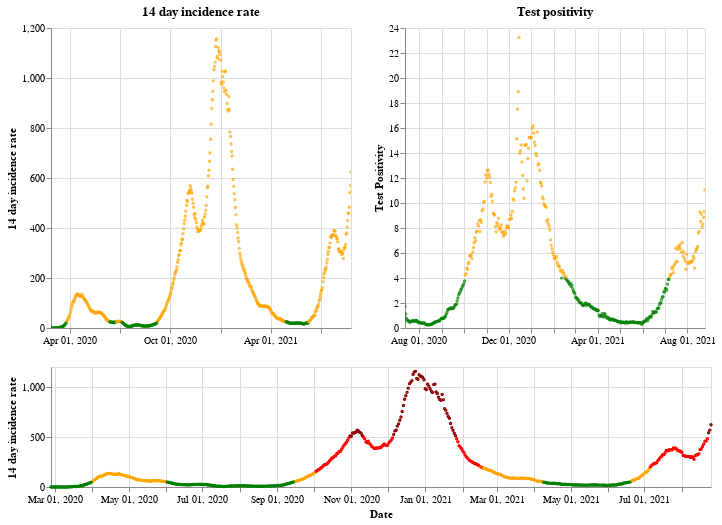

The notebook cell this image was saved under:
### Markdown cell above
## Wales

### Code cell
plot_traffic_light('Wales')

### Figure 1 — Vega-Lite specification as saved in the notebook (floating-point values rounded to 4 significant figures; data arrays with more than 128 entries replaced by an {"elided": "..."} marker saying what was removed)
{"config": {"view": {"continuousWidth": 400, "continuousHeight": 300}}, "vconcat": [{"hconcat": [{"mark": {"type": "point", "size": 2}, "encoding": {"color": {"condition": {"value": "green", "test": "(datum.twoWeeklyCasesRate <= 25)"}, "value": "orange"}, "tooltip": [{"type": "nominal", "field": "areaName"}, {"type": "temporal", "field": "date"}, {"type": "quantitative", "field": "twoWeeklyCasesRate"}, {"type": "quantitative", "field": "testPositivity"}], "x": {"type": "temporal", "axis": {"title": ""}, "field": "date", "scale": {"domain": {"selection": "DateBrush"}}, "timeUnit": "yearmonthdate"}, "y": {"type": "quantitative", "axis": {"title": "14 day incidence rate"}, "field": "twoWeeklyCasesRate"}}, "title": "14 day incidence rate", "width": 300}, {"mark": {"type": "point", "size": 2}, "encoding": {"color": {"condition": {"value": "green", "test": "(datum.testPositivity <= 4)"}, "value": "orange"}, "tooltip": [{"type": "nominal", "field": "areaName"}, {"type": "temporal", "field": "date"}, {"type": "quantitative", "field": "twoWeeklyCasesRate"}, {"type": "quantitative", "field": "testPositivity"}], "x": {"type": "temporal", "axis": {"title": ""}, "field": "date", "scale": {"domain": {"selection": "DateBrush"}}, "timeUnit": "yearmonthdate"}, "y": {"type": "quantitative", "axis": {"title": "Test Positivity"}, "field": "testPositivity"}}, "title": "Test positivity", "width": 300}]}, {"layer": [{"mark": {"type": "point", "size": 2}, "encoding": {"color": {"condition": {"value": "orange", "test": "(((datum.testPositivity < 4) && (datum.twoWeeklyCasesRate >= 50)) && (datum.twoWeeklyCasesRate < 200))"}, "value": "red"}, "opacity": {"condition": {"value": 1, "test": "((datum.twoWeeklyCasesRate >= 50) && (datum.twoWeeklyCasesRate < 500))"}, "value": 0}, "tooltip": [{"type": "nominal", "field": "areaName"}, {"type": "temporal", "field": "date"}, {"type": "quantitative", "field": "twoWeeklyCasesRate"}, {"type": "quantitative", "field": "testPositivity"}], "x": {"type": "temporal", "axis": {"title": "Date"}, "field": "date", "timeUnit": "yearmonthdate"}, "y": {"type": "quantitative", "axis": {"title": "14 day incidence rate"}, "field": "twoWeeklyCasesRate"}}, "selection": {"DateBrush": {"type": "interval", "encodings": ["x"], "fields": ["Time"]}}}, {"mark": {"type": "point", "size": 2}, "encoding": {"color": {"value": "darkred"}, "opacity": {"condition": {"value": 1, "test": "(datum.twoWeeklyCasesRate >= 500)"}, "value": 0}, "tooltip": [{"type": "nominal", "field": "areaName"}, {"type": "temporal", "field": "date"}, {"type": "quantitative", "field": "twoWeeklyCasesRate"}, {"type": "quantitative", "field": "testPositivity"}], "x": {"type": "temporal", "axis": {"title": "Date"}, "field": "date", "timeUnit": "yearmonthdate"}, "y": {"type": "quantitative", "axis": {"title": "14 day incidence rate"}, "field": "twoWeeklyCasesRate"}}}, {"mark": {"type": "point", "size": 2}, "encoding": {"color": {"condition": {"value": "green", "test": "((datum.testPositivity < 4) && (datum.twoWeeklyCasesRate < 50))"}, "value": "orange"}, "opacity": {"condition": {"value": 1, "test": "(datum.twoWeeklyCasesRate < 50)"}, "value": 0}, "tooltip": [{"type": "nominal", "field": "areaName"}, {"type": "temporal", "field": "date"}, {"type": "quantitative", "field": "twoWeeklyCasesRate"}, {"type": "quantitative", "field": "testPositivity"}], "x": {"type": "temporal", "axis": {"title": "Date"}, "field": "date", "timeUnit": "yearmonthdate"}, "y": {"type": "quantitative", "axis": {"title": "14 day incidence rate"}, "field": "twoWeeklyCasesRate"}}}], "height": 120, "width": 660}], "data": {"name": "data-683a4376a0f5215384d56798965ce1a1"}, "$schema": "https://vega.github.io/schema/vega-lite/v4.8.1.json", "datasets": {"data-683a4376a0f5215384d56798965ce1a1": {"elided": "546 records"}}}
